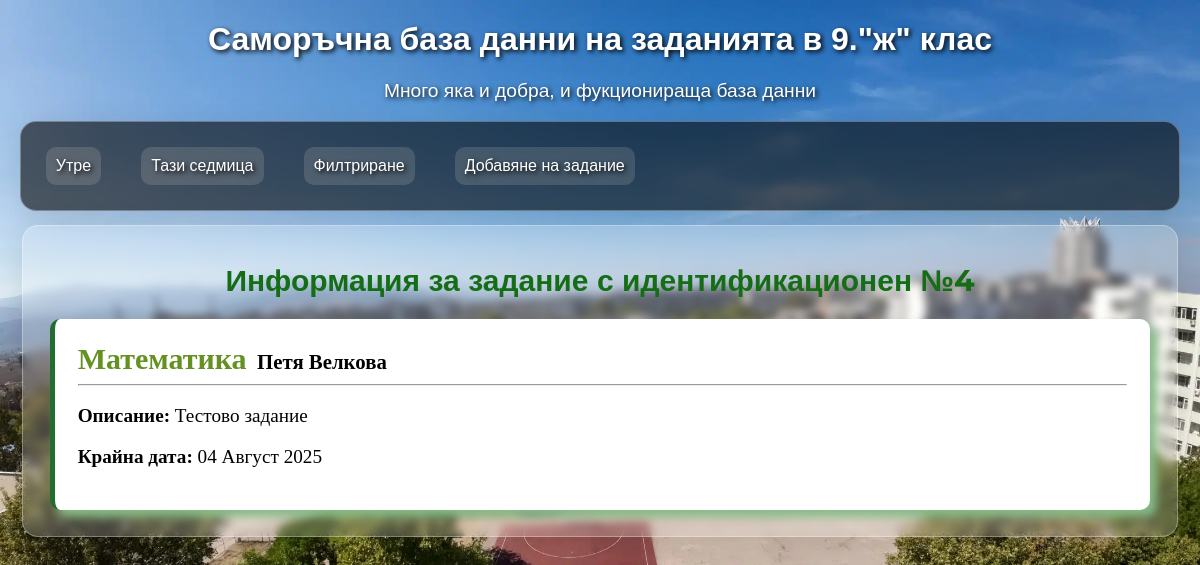
Page /4/ on the committed database.
### assignments/models.py (models this page shows, shortened)
class Assignment(models.Model):
    subjectConn = models.ForeignKey(Subject, on_delete=models.CASCADE)
    assignmentDesc = models.TextField()
    dueDate = models.DateField()

class Subject(models.Model):
    subjectName = models.CharField(max_length=100)
    teacher = models.CharField(max_length=100)

### assignments/views.py (the view)
# urls.py: path('<int:assignmentId>/', views.assignmentInfo, name='assignment-info'),
def assignmentInfo(request, assignmentId):
    try:
        assignmentQueryInfo = Assignment.objects.get(pk=assignmentId)
    except Assignment.DoesNotExist:
        raise Http404("The page doesn't exist")
    return render(request, 'assignments/info.html', {'assignment': assignmentQueryInfo, 'StylesFiles': "styles/index.css", 'title': f"Задание №{assignmentQueryInfo.id}"})

### assignments/templates/assignments/info.html
{%extends 'assignments/base.html'%}
{%block mainContent%}
    <div id="info">
        <h1>Информация за задание с идентификационен №{{assignment.id}}</h1>
    </div>
    <div class='assignment-box'>
        <div class='general-info'>
            <h1>{{assignment.subjectConn.subjectName}}</h1>
            <h2>{{assignment.subjectConn.teacher}}</h2>
        </div>
        <hr>
        <p><b>Описание: </b>{{assignment.assignmentDesc}}</p>
        <p><b>Крайна дата:</b> {{assignment.dueDate}}</p>
    </div>
{%endblock%}

### assignments/static/styles/index.css (style rules this page uses)
* { box-sizing:border-box; }
body { background: linear-gradient(135deg, #88d95a 0%, #4aab1a 100%); min-height: 100vh; }
p { font-size: 1.2rem; }
.assignment-box { background-color: rgb(255, 255, 255); padding: 2%; margin: 1%; border-left: 5px solid rgb(34, 110, 48); font-family: Georgia, 'Times New Roman', Times, serif; border-radius: 10px; box-shadow: rgb(135, 188, 136) 7px 7px 10px; transition: scale 0.5s; }
#info h1 { font-size: clamp(1.1rem, 2.5vw, 2rem); margin-left: 4%; margin-right: 4%; color: rgb(21, 109, 22) !important; font-family: "Montserrat", sans-serif; text-align: center; }
.assignment-box h1 { font-size: clamp(1.1rem, 2.5vw, 2rem); text-wrap:nowrap; color: rgb(100, 145, 34) !important; }
.assignment-box h2 { font-size: clamp(0.8rem, 1.8vw, 1.3rem); }
.assignment-box p { font-size: clamp(0.9rem, 1.8vw, 1.2rem); }
.general-info { display: flex; gap:1%; align-items: baseline; }
.general-info > h1, h2 { margin: 0; }

### rows in the picture
Assignment: id "4", subjectConn.subjectName "Математика", subjectConn.teacher "Петя Велкова", assignmentDesc "Тестово задание", dueDate "04 Август 2025"
